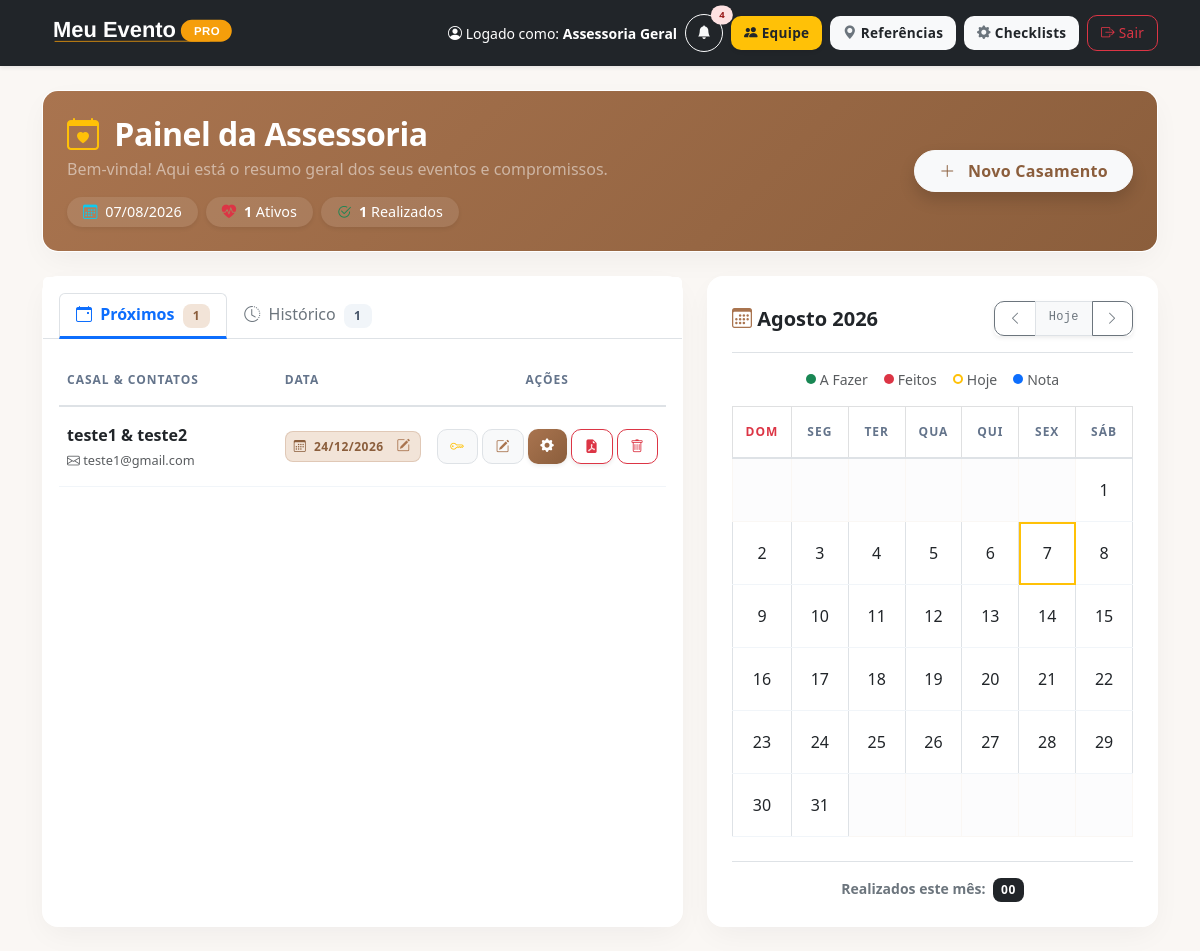
/painel_admin.php (signed in), run on the app's committed database.
### tables this page shows
CREATE TABLE `checklist_comentarios` (
  `id` int(11) NOT NULL,
  `checklist_id` int(11) DEFAULT NULL,
  `autor` enum('Assessoria','Noivos') NOT NULL,
  `comentario` text NOT NULL,
  `data_cadastro` timestamp NOT NULL DEFAULT current_timestamp(),
  `etapa_nome` varchar(100) DEFAULT NULL,
  `data_criacao` datetime DEFAULT current_timestamp(),
  `evento_id` int(11) DEFAULT NULL,
  `criado_em` timestamp NOT NULL DEFAULT current_timestamp()
);

CREATE TABLE `convidados` (
  `id` int(11) NOT NULL,
  `evento_id` int(11) NOT NULL,
  `nome` varchar(150) NOT NULL,
  `categoria` varchar(50) DEFAULT 'Outros',
  `acompanhantes` varchar(255) DEFAULT NULL,
  `filhos` varchar(255) DEFAULT NULL,
  `faixa_etaria` varchar(50) NOT NULL DEFAULT 'Adulto (11+ anos)',
  `telefone` varchar(20) DEFAULT NULL,
  `confirmado` tinyint(1) DEFAULT 0,
  `data_confirmacao` datetime DEFAULT NULL,
  `mesa_id` int(11) DEFAULT NULL,
  `nomes_acompanhantes` varchar(255) DEFAULT NULL,
  `idades_filhos` varchar(255) DEFAULT NULL,
  `resposta_rsvp` varchar(20) DEFAULT NULL,
  `mensagem_rsvp` text DEFAULT NULL
);

CREATE TABLE `eventos` (
  `id` int(11) NOT NULL,
  `cliente_id` int(11) NOT NULL,
  `data_evento` date NOT NULL,
  `hora_evento` time DEFAULT NULL,
  `tipo_ceremonia` enum('Igreja','Salão') NOT NULL,
  `local_ceremonia` varchar(255) NOT NULL,
  `tem_recepcao` tinyint(1) DEFAULT 0,
  `local_recepcao` varchar(255) DEFAULT NULL,
  `tipo_assessoria` enum('Básica','Completa') NOT NULL,
  `local_cerimonia` varchar(255) DEFAULT NULL,
  `tem_festa` tinyint(1) DEFAULT 0,
  `local_festa` varchar(255) DEFAULT NULL
);

CREATE TABLE `clientes` (
  `id` int(11) NOT NULL,
  `nome` varchar(150) NOT NULL,
  `cpf` varchar(14) NOT NULL,
  `rg` varchar(20) DEFAULT NULL,
  `contato` varchar(20) DEFAULT NULL,
  `email` varchar(100) NOT NULL,
  `telefone` varchar(20) DEFAULT NULL,
  `endereco` text DEFAULT NULL,
  `data_cadastro` timestamp NOT NULL DEFAULT current_timestamp(),
  `senha` varchar(255) DEFAULT '123456',
  `ultimo_login` datetime DEFAULT current_timestamp()
);

### painel_admin.php (the view, shortened to what the rows shown need)
<?php
require_once 'conexao.php';
$data_hoje = date('Y-m-d');
require_once 'notificacoes.inc.php';
try {
    try {
        $pdo->exec("ALTER TABLE calendario_anotacoes DROP INDEX data_nota");
    } catch(Exception $e) {
    }
} catch (Exception $e) {
    error_log("[MIGRAÇÃO calendario_anotacoes] " . $e->getMessage());
}
$lista_casamentos = $pdo->query("
    SELECT e.id AS evento_id, e.data_evento, e.hora_evento,
           c.id AS cliente_id, c.nome AS nome_noivos, c.email AS email_noivos, c.telefone AS telefone_noivos
    FROM eventos e
    INNER JOIN clientes c ON e.cliente_id = c.id
    ORDER BY e.data_evento ASC, e.hora_evento ASC
")->fetchAll();
$casamentos_realizados = [];
$casamentos_futuros = [];
foreach ($lista_casamentos as $cas) {
    if ($cas['data_evento'] < $data_hoje) {
        $casamentos_realizados[] = $cas;
    } else {
        $casamentos_futuros[] = $cas;
    }
}
$notificacoes = buscar_notificacoes($pdo, null, 15);
$ultima_vista = ultima_visualizacao_notificacoes($pdo, $_SESSION['usuario_tipo'], (int)($_SESSION['usuario_id'] ?? 0));
$nao_lidas    = contar_nao_lidas($notificacoes, $ultima_vista);
?>
<!DOCTYPE html>
<html lang="pt-br">
<head>
    <link href="https://cdn.jsdelivr.net/npm/bootstrap@5.3.0/dist/css/bootstrap.min.css" rel="stylesheet">
    <link rel="stylesheet" href="https://cdn.jsdelivr.net/npm/bootstrap-icons@1.11.0/font/bootstrap-icons.css">
    <link rel="stylesheet" href="css/estilo.css?v=8">
</head>
<body class="bg-light">
<nav class="navbar navbar-dark bg-dark shadow-sm">
    <div class="container flex-nowrap">
        <div class="d-flex align-items-center gap-2 barra-icones-admin">
            <div class="dropdown" id="dropdown-notificacoes">
                <button class="btn btn-sm btn-outline-light rounded-circle position-relative btn-icon-nav" type="button" data-bs-toggle="dropdown" aria-expanded="false">
                    <i class="bi bi-bell-fill"></i>
                    <?php if ($nao_lidas > 0): ?>
                        <span class="position-absolute top-0 start-100 translate-middle badge rounded-pill bg-danger" style="font-size:.6rem;">
                            <?= $nao_lidas > 9 ? '9+' : $nao_lidas ?>
                        </span>
                    <?php endif; ?>
                </button>
            </div>
        </div>
    </div>
</nav>
<div class="container my-4">
    <div class="card border-0 shadow-sm rounded-4 mb-4 overflow-hidden">
        <div class="card-body p-0">
            <div class="p-4 d-flex justify-content-between align-items-center flex-wrap gap-3" style="background: linear-gradient(135deg, var(--color-primary) 0%, var(--color-primary-dark) 100%); color: white;">
                <div class="titulo-painel-wrap">
                    <h2 class="fw-bold mb-1" style="letter-spacing: -0.5px;">
                        <i class="bi bi-calendar-heart text-warning me-2"></i> Painel da Assessoria
                    </h2>
                </div>
            </div>
        </div>
    </div>
    <div class="row g-4">
        <div class="col-xl-7 col-lg-12">
            <div class="card border-0 shadow-sm rounded-4 h-100">
                <div class="card-body p-0">
                    <div class="tab-content" id="eventoTabsContent">
                        <div class="tab-pane fade show active p-3" id="futuros" role="tabpanel">
                            <div class="table-responsive d-none d-md-block">
                                <table class="table table-hover align-middle mb-0 small">
                                    <thead class="table-light text-muted">
                                        <tr>
                                            <th>Casal & Contatos</th>
                                            <th width="25%">Data</th>
                                            <th width="20%" class="text-center">Ações</th>
                                        </tr>
                                    </thead>
                                    <tbody>
                                    <?php if (empty($casamentos_futuros)): ?>
                                        <tr><td colspan="3" class="text-center text-muted py-5"><i class="bi bi-inbox fs-3 d-block mb-2"></i>Nenhum casamento futuro agendado.</td></tr>
                                    <?php else: ?>
                                        <?php foreach ($casamentos_futuros as $cas): ?>
                                        <tr>
                                            <td>
                                                <span class="text-dark fw-bold fs-6"><?= htmlspecialchars($cas['nome_noivos']) ?></span><br>
                                                <div class="text-muted mt-1" style="font-size: 0.8rem;">
                                                    <i class="bi bi-envelope"></i> <?= htmlspecialchars($cas['email_noivos']) ?><br>
                                                </div>
                                            </td>
                                            <td>
                                                <div class="badge bg-primary bg-opacity-10 text-primary p-2 border border-primary border-opacity-25 rounded-3 text-start w-100 position-relative">
                                                    <i class="bi bi-calendar3 me-1"></i> <?= date('d/m/Y', strtotime($cas['data_evento'])) ?>
                                                    <button type="button" class="btn btn-sm btn-link text-primary p-0 position-absolute bottom-0 end-0 me-2 mb-1 btn-abrir-modal-data"
                                                            data-evento-id="<?= (int)$cas['evento_id'] ?>" data-data="<?= htmlspecialchars($cas['data_evento']) ?>" data-hora="<?= htmlspecialchars($cas['hora_evento'] ?? '') ?>"
                                                            data-bs-toggle="modal" data-bs-target="#modalEditarData" title="Editar Data">
                                                        <i class="bi bi-pencil-square"></i>
                                                    </button>
                                                </div>
                                            </td>
                                            <td class="text-center">
                                                <div class="d-flex justify-content-center gap-1">
                                                    <button type="button" class="btn btn-sm btn-light border fw-bold text-warning btn-abrir-modal-senha" data-cliente-id="<?= (int)$cas['cliente_id'] ?>" data-bs-toggle="modal" data-bs-target="#modalResetSenha" title="Resetar Senha"><i class="bi bi-key"></i></button>
                                                    <button type="button" class="btn btn-sm btn-light border fw-bold text-primary btn-abrir-modal-cadastro" data-cliente-id="<?= (int)$cas['cliente_id'] ?>" data-nome="<?= htmlspecialchars($cas['nome_noivos'], ENT_QUOTES, 'UTF-8') ?>" data-email="<?= htmlspecialchars($cas['email_noivos'], ENT_QUOTES, 'UTF-8') ?>" data-telefone="<?= htmlspecialchars($cas['telefone_noivos'] ?? '', ENT_QUOTES, 'UTF-8') ?>" data-bs-toggle="modal" data-bs-target="#modalEditarCadastro" title="Editar Cadastro"><i class="bi bi-pencil-square"></i></button>
                                                    <a href="gerenciar.php?id=<?= (int)$cas['evento_id'] ?>" class="btn btn-sm btn-primary shadow-sm" title="Gerenciar"><i class="bi bi-gear-fill"></i></a>
                                                    <a href="relatorio_pdf.php?id=<?= (int)$cas['evento_id'] ?>&secoes=todos" target="_blank" class="btn btn-sm btn-outline-danger shadow-sm" title="Exportar PDF"><i class="bi bi-file-earmark-pdf-fill"></i></a>
                                                    <form method="POST" class="d-inline" onsubmit="return confirm('Tem certeza que deseja excluir o evento de <?= htmlspecialchars($cas['nome_noivos']) ?>? Todos os dados serão perdidos!');">
                                                        <button type="submit" name="excluir_evento" class="btn btn-sm btn-outline-danger" title="Excluir"><i class="bi bi-trash"></i></button>
                                                    </form>
                                                </div>
                                            </td>
                                        </tr>
                                        <?php endforeach; ?>
                                    <?php endif; ?>
                                    </tbody>
                                </table>
                            </div>
                        </div>
                    </div>
                </div>
            </div>
        </div>
        <div class="col-xl-5 col-lg-12">
            <div class="card border-0 shadow-sm rounded-4 p-4 h-100" id="calendario-wrapper" style="transition: opacity 0.3s ease;">
                <div class="table-responsive">
                    <table class="table table-bordered text-center align-middle m-0 table-calendario">
                        <thead class="table-light text-uppercase" style="font-size: 0.70rem; letter-spacing: 0.5px;">
                            <tr>
                                <th class="text-danger">Dom</th>
                                <th>Seg</th><th>Ter</th><th>Qua</th><th>Qui</th><th>Sex</th>
                                <th>Sáb</th>
                            </tr>
                        </thead>
                    </table>
                </div>
            </div>
        </div>
    </div>
</div>
</body>
</html>

### data on the page
checklist_comentarios: criado_em.data_confirmacao "4"
eventos: cliente.nome "teste1 & teste2", cliente.email "teste1@gmail.com", data_evento "24/12/2026"

### other printed values
count($casamentos_futuros) "1"
count($casamentos_realizados) "1"
$meses_pt[$mes_atual_str] "Agosto"
$ano_atual "2026"
str_pad($casamentos_feitos_no_mes, 2, "0", STR_PAD_LEFT) "00"
